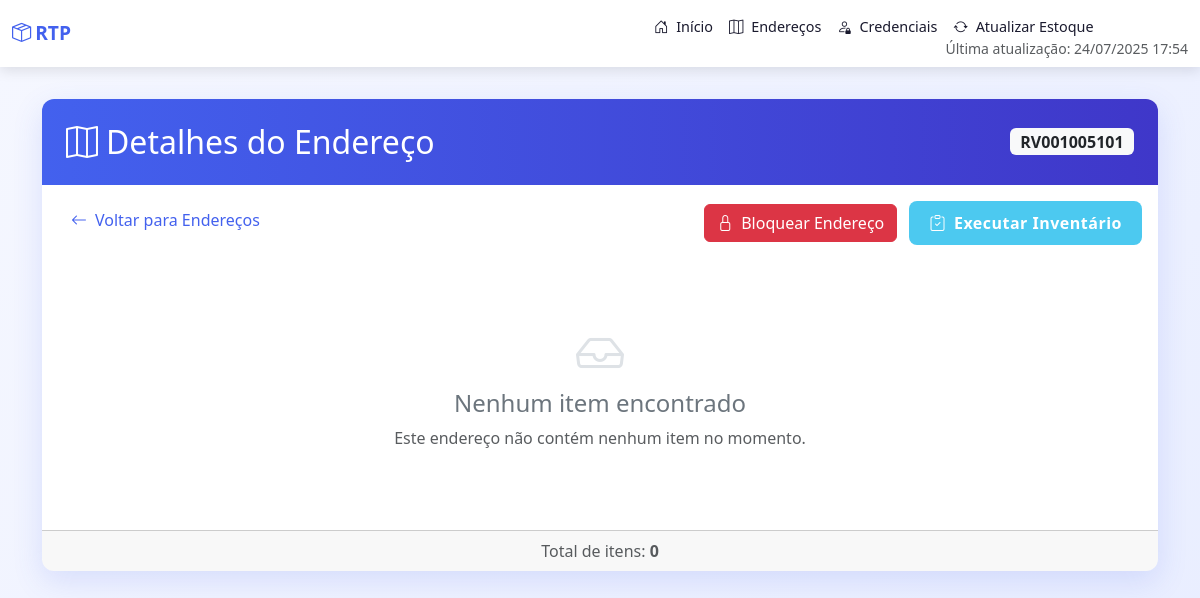
Before: /enderecos/RV001005101 with the older database file.
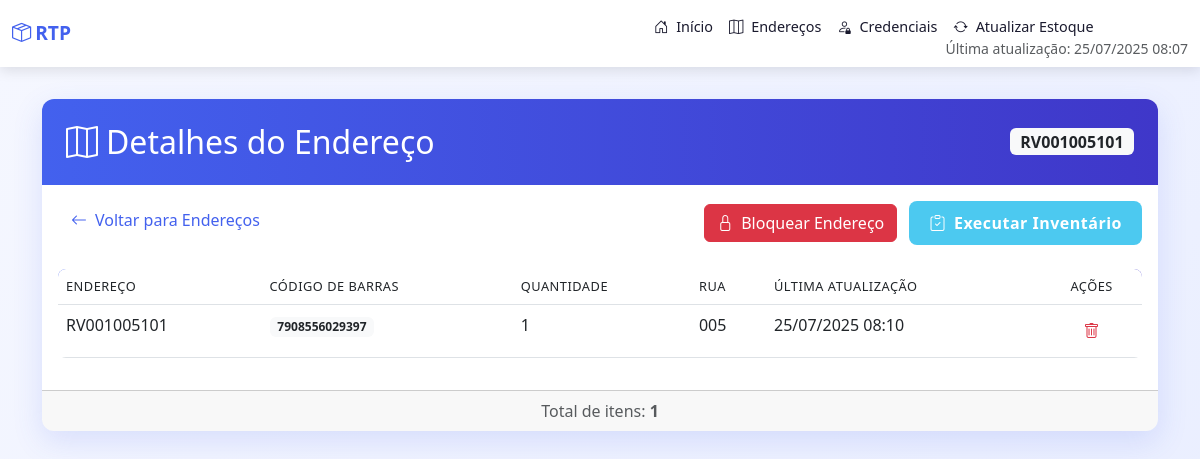
After: the same page with the newer database file.
### models.py (models this page shows)
class BarraEndereco(db.Model):
    __tablename__ = 'barra_endereco'
    id = db.Column(db.Integer, primary_key=True, autoincrement=True)
    barra = db.Column(db.String(255), nullable=False)
    rua = db.Column(db.String(255), nullable=False)
    endereco = db.Column(db.String(255), nullable=False)
    data_armazenamento = db.Column(db.DateTime, nullable=False)
    bloqueado = db.Column(db.Boolean, default=False, nullable=False)

### app.py (the view, shortened to what this page needs)
@app.route('/enderecos/<endereco>', methods=['GET', 'POST'])
def detalhes_endereco(endereco):
    detalhes = db.session.query(
        BarraEndereco.barra,
        func.count(BarraEndereco.endereco).label('qtde'),
        BarraEndereco.rua,
        func.max(BarraEndereco.data_armazenamento).label('data_atualizado'),
        BarraEndereco.bloqueado  # Adicionar campo bloqueado
    ).filter_by(endereco=endereco).group_by(BarraEndereco.barra, BarraEndereco.rua, BarraEndereco.bloqueado).all()
    itens = []
    bloqueado = False
    for detalhe in detalhes:
        itens.append({
            'Codigo': detalhe.barra,
            'qtde': detalhe.qtde,
            'Local': endereco,
            'Rua': detalhe.rua,
            'DataAtualizado': detalhe.data_atualizado,
            'Bloqueado': detalhe.bloqueado
        })
        bloqueado = detalhe.bloqueado  # Assume que todos os registros do mesmo endereço têm o mesmo status de bloqueio
    cred = db.session.query(UserCredential).first()
    data_atualizacao_estoque = db.session.query(func.max(Estoque.data_atualizacao)).scalar()
    return render_template('detalhes_endereco.html', endereco=endereco, detalhes=detalhes, cred=cred,
                         data_atualizacao_estoque=data_atualizacao_estoque, bloqueado=bloqueado)

### templates/detalhes_endereco.html (shortened to what this page needs)
<!DOCTYPE html>
<html lang="pt-br">
<head>
    <link href="https://cdn.jsdelivr.net/npm/bootstrap@5.3.0/dist/css/bootstrap.min.css" rel="stylesheet">
    <link href="https://cdn.jsdelivr.net/npm/bootstrap-icons@1.10.5/font/bootstrap-icons.css" rel="stylesheet">
</head>
<body>
    {% include 'navbar.html' %}
    <div class="main-container">
        <div class="container">
            <div class="card">
                <div class="card-header">
                    <div class="d-flex justify-content-between align-items-center">
                        <h2 class="mb-0">
                            <i class="bi bi-map me-2"></i>Detalhes do Endereço
                        </h2>
                        <span class="badge bg-light text-dark fs-6">{{ endereco }}</span>
                    </div>
                </div>
                <div class="card-body">
                    <div class="d-flex justify-content-between mb-4">
                        <a href="{{ url_for('enderecos') }}" class="btn btn-link">
                            <i class="bi bi-arrow-left me-2"></i>Voltar para Endereços
                        </a>
                        <div>
                            <form method="POST" action="{{ url_for('detalhes_endereco', endereco=endereco) }}" class="d-inline">
                                {% if bloqueado %}
                                <button type="submit" name="desbloquear" class="btn btn-warning me-2">
                                    <i class="bi bi-unlock me-2"></i>Desbloquear Endereço
                                </button>
                                {% else %}
                                <button type="submit" name="bloquear" class="btn btn-danger me-2">
                                    <i class="bi bi-lock me-2"></i>Bloquear Endereço
                                </button>
                                {% endif %}
                            </form>
                            <button class="btn btn-success" onclick="openModal('modal1')">
                                <i class="bi bi-clipboard-check me-2"></i>Executar Inventário
                            </button>
                        </div>
                    </div>
                    {% if detalhes %}
                    <div class="table-responsive">
                        <table class="table table-hover">
                            <thead>
                                <tr>
                                    <th>Endereço</th>
                                    <th>Código de Barras</th>
                                    <th>Quantidade</th>
                                    <th>Rua</th>
                                    <th>Última Atualização</th>
                                    <th class="text-center">Ações</th>
                                </tr>
                            </thead>
                            <tbody>
                                {% for item in detalhes %}
                                <tr>
                                    <td>{{ endereco }}</td>
                                    <td><span class="badge bg-light text-dark">{{ item.barra }}</span></td>
                                    <td>{{ item.qtde }}</td>
                                    <td>{{ item.rua }}</td>
                                    <td>{{ item.data_atualizado.strftime('%d/%m/%Y %H:%M') if item.data_atualizado else 'N/A' }}</td>
                                    <td class="text-center">
                                        <form method="POST" action="{{ url_for('excluir_item', endereco=endereco) }}" class="delete-item-form" id="delete-item-form-{{ item.barra | replace('/', '-') }}">
                                            <button type="button" class="btn btn-link text-danger action-btn" title="Excluir item" data-bs-toggle="modal" data-bs-target="#modalExcluirItem" data-barra="{{ item.barra }}">
                                                <i class="bi bi-trash"></i>
                                            </button>
                                        </form>
                                    </td>
                                </tr>
                                {% endfor %}
                            </tbody>
                        </table>
                    </div>
                    {% else %}
                    <div class="empty-state">
                        <i class="bi bi-inbox"></i>
                        <h4>Nenhum item encontrado</h4>
                        <p class="text-muted">Este endereço não contém nenhum item no momento.</p>
                    </div>
                    {% endif %}
                </div>
                <div class="card-footer text-muted text-center">
                    Total de itens: <strong>{{ detalhes|length }}</strong>
                </div>
            </div>
        </div>
    </div>
</body>
</html>

### templates/navbar.html (shortened to what this page needs)
<nav class="navbar navbar-expand-lg navbar-light bg-white">
    <div class="container-fluid">
        <a class="navbar-brand" href="/">
            <i class="bi bi-box-seam me-1"></i>RTP
        </a>
        <div class="collapse navbar-collapse" id="navbarNav">
            <ul class="navbar-nav ms-auto">
                <li class="nav-item">
                    <a class="nav-link" href="/">
                        <i class="bi bi-house-door me-1"></i> Início
                    </a>
                </li>
                <li class="nav-item">
                    <a class="nav-link" href="/enderecos">
                        <i class="bi bi-map me-1"></i> Endereços
                    </a>
                </li>
                <li class="nav-item">
                    <a class="nav-link" href="/credenciais">
                        <i class="bi bi-person-lock me-1"></i> Credenciais
                    </a>
                </li>
                <li class="nav-item">
                    <a class="nav-link" href="#" data-bs-toggle="modal" data-bs-target="#modalAtualizarEstoque">
                        <i class="bi bi-arrow-repeat me-1"></i> Atualizar Estoque
                    </a>
                    {% if data_atualizacao_estoque %}
                    <div class="text-center small text-muted" style="margin-top: -8px;">
                        <span>Última atualização: {{ data_atualizacao_estoque.strftime('%d/%m/%Y %H:%M') }}</span>
                    </div>
                    {% endif %}
                </li>
            </ul>
        </div>
    </div>
</nav>

### templates/detalhes_endereco.html (style rules this page uses)
:root { --primary-color: #4361ee; --secondary-color: #3f37c9; --success-color: #4cc9f0; --warning-color: #ffbe0b; --danger-color: #f72585; --dark-color: #1a1a2e; --light-color: #f8f9fa; }
body { font-family: 'Segoe UI', Tahoma, Geneva, Verdana, sans-serif; background-color: #f5f7ff; color: #333; }
.navbar-brand { font-weight: 700; color: var(--primary-color) !important; font-size: 1.2rem; padding: 0.5rem 0; }
.nav-link { font-weight: 500; color: var(--dark-color) !important; font-size: 0.9rem; padding: 0.5rem 0.75rem; }
.main-container { background: linear-gradient(135deg, #f5f7ff 0%, #e8edff 100%); min-height: calc(100vh - 56px); padding: 2rem 0; }
.card { border: none; border-radius: 12px; box-shadow: 0 10px 30px rgba(67, 97, 238, 0.15); overflow: hidden; }
.card-header { background: linear-gradient(to right, var(--primary-color), var(--secondary-color)); color: white; padding: 1.5rem; border-bottom: none; }
.btn-success { background-color: var(--success-color); border: none; border-radius: 8px; padding: 10px 20px; font-weight: 600; letter-spacing: 0.5px; transition: all 0.3s ease; }
.btn-link { color: var(--primary-color); text-decoration: none; transition: all 0.3s ease; }
.table { border-radius: 8px; overflow: hidden; }
.table thead { background: linear-gradient(to right, var(--primary-color), var(--secondary-color)); color: white; }
.table th { font-weight: 500; text-transform: uppercase; font-size: 0.8rem; letter-spacing: 0.5px; }
.table tbody tr { transition: all 0.2s ease; }
.action-btn { transition: all 0.2s ease; padding: 5px; border-radius: 4px; }
.navbar { box-shadow: 0 4px 12px rgba(0, 0, 0, 0.1); }

Changed rows visible on the page:
added BarraEndereco: endereco "RV001005101", barra "7908556029397", qtde "1", rua "005", data_atualizado "25/07/2025 08:10"
Other visible differences:
{{ data_atualizacao_estoque.strftime('%d/%m/%Y %H:%M') }}: "24/07/2025 17:54" → "25/07/2025 08:07"
{{ detalhes|length }}: "0" → "1"
{{ endereco }}: "RV001005101" → (not shown)
text no longer shown: "Nenhum item encontrado Este endereço não contém nenhum item no momento."
text now shown: "ENDEREÇO CÓDIGO DE BARRAS QUANTIDADE RUA ÚLTIMA ATUALIZAÇÃO AÇÕES"
